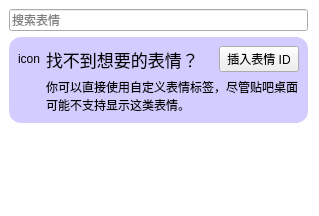
<?xml version="1.0" encoding="UTF-8"?>
<ui version="4.0">
 <class>Form</class>
 <widget class="QWidget" name="Form">
  <property name="geometry">
   <rect>
    <x>0</x>
    <y>0</y>
    <width>319</width>
    <height>216</height>
   </rect>
  </property>
  <property name="windowTitle">
   <string>表情选择menu</string>
  </property>
  <property name="styleSheet">
   <string notr="true">QWidget{font-family: &quot;微软雅黑&quot;;}
QWidget#Form{
	background-color: rgb(255, 255, 255);
}</string>
  </property>
  <layout class="QGridLayout" name="gridLayout_2" rowstretch="0,0,1">
   <property name="leftMargin">
    <number>9</number>
   </property>
   <property name="topMargin">
    <number>9</number>
   </property>
   <item row="0" column="0">
    <widget class="QLineEdit" name="lineEdit">
     <property name="frame">
      <bool>true</bool>
     </property>
     <property name="placeholderText">
      <string>搜索表情</string>
     </property>
     <property name="clearButtonEnabled">
      <bool>true</bool>
     </property>
    </widget>
   </item>
   <item row="2" column="0">
    <widget class="QTableWidget" name="tableWidget">
     <property name="maximumSize">
      <size>
       <width>16777215</width>
       <height>16777215</height>
      </size>
     </property>
     <property name="frameShape">
      <enum>QFrame::NoFrame</enum>
     </property>
     <property name="sizeAdjustPolicy">
      <enum>QAbstractScrollArea::AdjustToContents</enum>
     </property>
     <property name="editTriggers">
      <set>QAbstractItemView::NoEditTriggers</set>
     </property>
     <property name="selectionMode">
      <enum>QAbstractItemView::SingleSelection</enum>
     </property>
     <property name="verticalScrollMode">
      <enum>QAbstractItemView::ScrollPerPixel</enum>
     </property>
     <property name="horizontalScrollMode">
      <enum>QAbstractItemView::ScrollPerPixel</enum>
     </property>
     <property name="showGrid">
      <bool>false</bool>
     </property>
     <property name="gridStyle">
      <enum>Qt::NoPen</enum>
     </property>
     <property name="cornerButtonEnabled">
      <bool>false</bool>
     </property>
     <attribute name="horizontalHeaderVisible">
      <bool>false</bool>
     </attribute>
     <attribute name="horizontalHeaderHighlightSections">
      <bool>false</bool>
     </attribute>
     <attribute name="verticalHeaderVisible">
      <bool>false</bool>
     </attribute>
     <attribute name="verticalHeaderHighlightSections">
      <bool>false</bool>
     </attribute>
    </widget>
   </item>
   <item row="1" column="0">
    <widget class="QFrame" name="frame">
     <property name="styleSheet">
      <string notr="true">QFrame#frame {
	background-color: rgb(211, 205, 255);
    border: 1px soild #c0c4cc;
    border-radius: 12px;
    border-color: #67C23A;
}</string>
     </property>
     <property name="frameShape">
      <enum>QFrame::NoFrame</enum>
     </property>
     <property name="frameShadow">
      <enum>QFrame::Raised</enum>
     </property>
     <layout class="QGridLayout" name="gridLayout" columnstretch="0,1,0">
      <item row="0" column="2">
       <widget class="QPushButton" name="pushButton">
        <property name="text">
         <string>插入表情 ID</string>
        </property>
       </widget>
      </item>
      <item row="0" column="1">
       <widget class="QLabel" name="label">
        <property name="font">
         <font>
          <family>微软雅黑</family>
          <pointsize>13</pointsize>
         </font>
        </property>
        <property name="text">
         <string>找不到想要的表情？</string>
        </property>
       </widget>
      </item>
      <item row="0" column="0">
       <widget class="QLabel" name="label_2">
        <property name="text">
         <string>icon</string>
        </property>
        <property name="alignment">
         <set>Qt::AlignCenter</set>
        </property>
       </widget>
      </item>
      <item row="1" column="0">
       <spacer name="verticalSpacer">
        <property name="orientation">
         <enum>Qt::Vertical</enum>
        </property>
        <property name="sizeType">
         <enum>QSizePolicy::Expanding</enum>
        </property>
        <property name="sizeHint" stdset="0">
         <size>
          <width>0</width>
          <height>0</height>
         </size>
        </property>
       </spacer>
      </item>
      <item row="1" column="1" colspan="2">
       <widget class="QLabel" name="label_3">
        <property name="text">
         <string>你可以直接使用自定义表情标签，尽管贴吧桌面可能不支持显示这类表情。</string>
        </property>
        <property name="wordWrap">
         <bool>true</bool>
        </property>
       </widget>
      </item>
     </layout>
    </widget>
   </item>
  </layout>
 </widget>
 <resources/>
 <connections/>
</ui>
